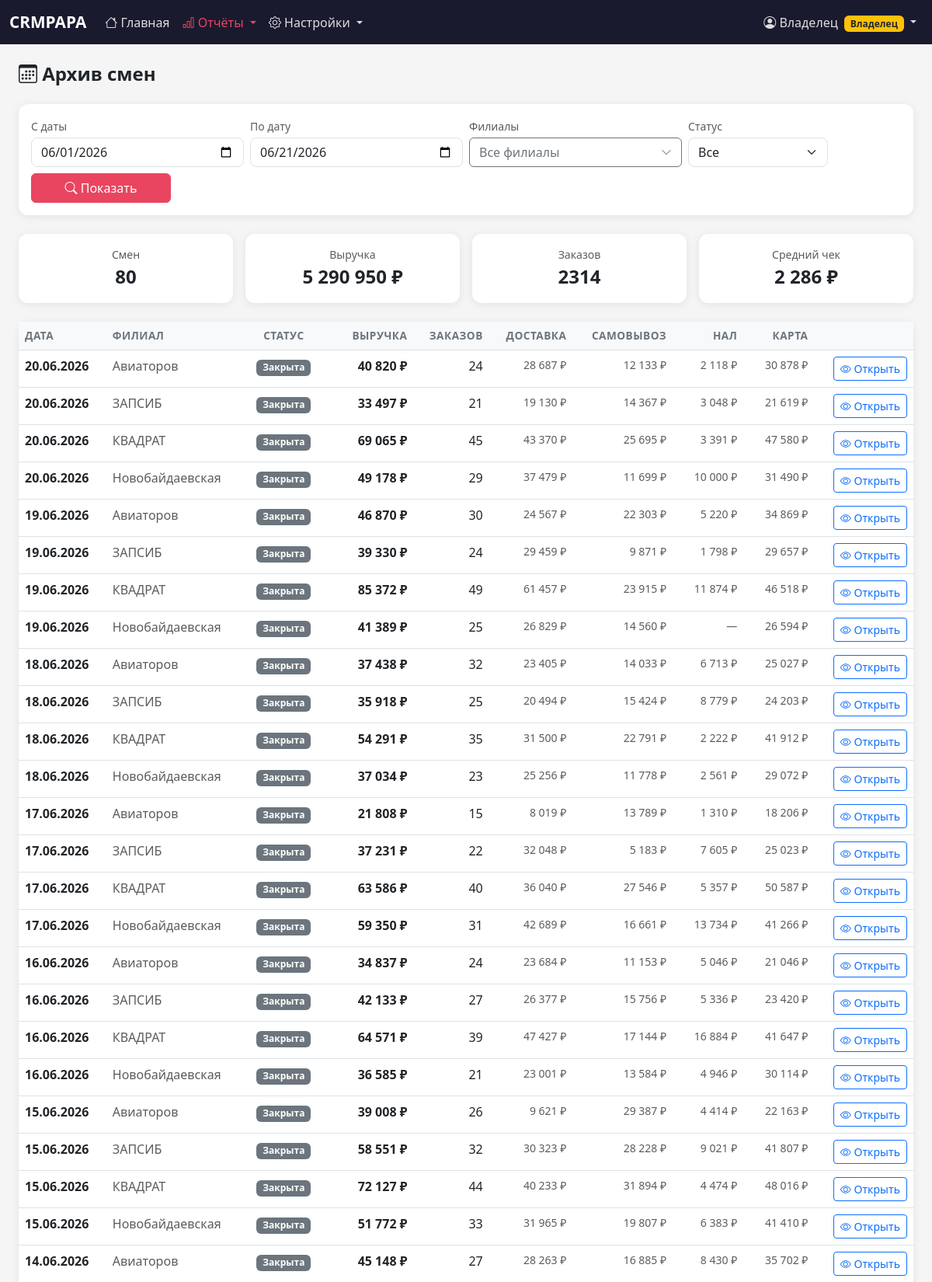
The page /shifts (signed in, upper part) on the database its author committed.
### tables this page shows
CREATE TABLE shifts (
    id INTEGER PRIMARY KEY AUTOINCREMENT,
    branch_id INTEGER NOT NULL REFERENCES branches(id),
    date DATE NOT NULL,
    status TEXT DEFAULT 'open' CHECK(status IN ('open', 'closed')),
    opened_by INTEGER REFERENCES users(id),
    closed_by INTEGER REFERENCES users(id),
    opened_at TIMESTAMP DEFAULT CURRENT_TIMESTAMP,
    closed_at TIMESTAMP,
    comment TEXT,
    closed_by_name TEXT,
    UNIQUE(branch_id, date)
);

CREATE TABLE branches (
    id INTEGER PRIMARY KEY AUTOINCREMENT,
    name TEXT NOT NULL,
    is_active INTEGER DEFAULT 1,
    created_at TIMESTAMP DEFAULT CURRENT_TIMESTAMP
, allowed_ip TEXT DEFAULT NULL, merchant_numbers TEXT DEFAULT '');

### app.py (the view)
@app.route('/shifts')
@login_required
def shifts_archive():
    role = session.get('role')
    today = date.today().isoformat()
    month_start = date.today().replace(day=1).isoformat()
    date_from  = request.args.get('date_from', month_start)
    date_to    = request.args.get('date_to',   today)
    branch_ids = [bid for bid in request.args.getlist('branch_ids') if bid.isdigit()]
    status_filter = request.args.get('status', '')
    with get_db() as conn:
        branches = conn.execute(
            'SELECT * FROM branches WHERE is_active=1 ORDER BY name'
        ).fetchall()
        query = '''
            SELECT s.id, s.date, s.status,
                   b.name as branch_name,
                   COALESCE(r.total_revenue, 0)       as revenue,
                   COALESCE(r.delivery_orders, 0) +
                   COALESCE(r.pickup_orders, 0)        as orders,
                   COALESCE(r.delivery_revenue, 0)     as delivery_revenue,
                   COALESCE(r.pickup_revenue, 0)       as pickup_revenue,
                   COALESCE(r.cash_amount, 0)          as cash_amount,
                   COALESCE(r.card_amount, 0)          as card_amount,
                   s.opened_at, s.closed_at,
                   s.closed_by_name
            FROM shifts s
            JOIN branches b ON b.id = s.branch_id
            LEFT JOIN shift_revenue r ON r.shift_id = s.id
            WHERE s.date BETWEEN ? AND ?
        '''
        params = [date_from, date_to]
        if role != 'owner':
            bids = _session_branch_ids()
            if bids:
                ids_str = ','.join(str(int(b)) for b in bids)
                query += f' AND s.branch_id IN ({ids_str})'
        elif branch_ids:
            ids_str = ','.join(str(int(bid)) for bid in branch_ids)
            query += f' AND s.branch_id IN ({ids_str})'
        if status_filter:
            query += ' AND s.status = ?'
            params.append(status_filter)
        query += ' ORDER BY s.date DESC, b.name'
        shifts = conn.execute(query, params).fetchall()
        total_revenue = sum(s['revenue'] for s in shifts)
        total_orders  = sum(s['orders']  for s in shifts)
    return render_template('shifts_archive.html',
        shifts=shifts, branches=branches,
        date_from=date_from, date_to=date_to,
        selected_branches=branch_ids, status_filter=status_filter,
        total_revenue=total_revenue, total_orders=total_orders,
        is_owner=(role == 'owner'),
        branch_groups=get_branch_groups(conn))

### app.py (called while the page is built, shortened)
def get_db():
    conn = sqlite3.connect(DATABASE, timeout=10)
    conn.row_factory = sqlite3.Row
    conn.execute('PRAGMA foreign_keys = ON')
    conn.execute('PRAGMA busy_timeout = 10000')
    conn.execute('PRAGMA journal_mode = WAL')
    return conn

def get_branch_groups(conn):
    groups = conn.execute(
        'SELECT * FROM branch_groups ORDER BY sort_order, name'
    ).fetchall()
    result = []
    return result

def login_required(f):
    @wraps(f)
    def decorated(*args, **kwargs):
        if 'user_id' not in session:
            return redirect(url_for('login'))
        return f(*args, **kwargs)
    return decorated

@app.template_filter('date_fmt')
def date_fmt(value):
    if not value:
        return ''
    try:
        dt = datetime.strptime(str(value)[:10], '%Y-%m-%d')
        return dt.strftime('%d.%m.%Y')
    except Exception:
        return value

@app.context_processor
def inject_globals():
    return {'now': datetime.now}

### templates/shifts_archive.html (shortened to what this page needs)
{% extends 'base.html' %}
{% block content %}
<div class="d-flex justify-content-between align-items-center mb-4">
    <h4 class="fw-bold mb-0"><i class="bi bi-calendar3"></i> Архив смен</h4>
</div>
<div class="card mb-4">
    <div class="card-body py-3">
        <form method="GET" class="row g-2 align-items-end">
            <div class="col-sm-3 col-6">
                <label class="form-label small text-muted mb-1">С даты</label>
                <input type="date" name="date_from" class="form-control" value="{{ date_from }}">
            </div>
            <div class="col-sm-3 col-6">
                <label class="form-label small text-muted mb-1">По дату</label>
                <input type="date" name="date_to" class="form-control" value="{{ date_to }}">
            </div>
            {% if is_owner %}
            <div class="col-sm-3 col-12">
                <label class="form-label small text-muted mb-1">Филиалы</label>
                <div class="dropdown">
                    <button type="button" class="btn btn-outline-secondary w-100 text-start d-flex justify-content-between align-items-center"
                            id="branchDropdownBtn" data-bs-toggle="dropdown" data-bs-auto-close="outside" aria-expanded="false">
                        <span id="branchBtnLabel">{% if selected_branches %}Выбрано: {{ selected_branches|length }}{% else %}Все филиалы{% endif %}</span>
                        <i class="bi bi-chevron-down ms-2 small"></i>
                    </button>
                </div>
            </div>
            {% endif %}
            <div class="col-sm-2 col-6">
                <label class="form-label small text-muted mb-1">Статус</label>
                <select name="status" class="form-select">
                    <option value="">Все</option>
                </select>
            </div>
            <div class="col-sm-2 col-12">
                <button type="submit" class="btn btn-primary w-100">
                    <i class="bi bi-search"></i> Показать
                </button>
            </div>
        </form>
    </div>
</div>
{% if shifts %}
<div class="row g-3 mb-4">
    <div class="col-sm-3 col-6">
        <div class="card text-center py-3">
            <div class="text-muted small">Смен</div>
            <div class="fw-bold fs-4">{{ shifts | length }}</div>
        </div>
    </div>
    <div class="col-sm-3 col-6">
        <div class="card text-center py-3">
            <div class="text-muted small">Выручка</div>
            <div class="fw-bold fs-4">{{ "{:,.0f}".format(total_revenue).replace(',', ' ') }} ₽</div>
        </div>
    </div>
    <div class="col-sm-3 col-6">
        <div class="card text-center py-3">
            <div class="text-muted small">Заказов</div>
            <div class="fw-bold fs-4">{{ total_orders }}</div>
        </div>
    </div>
    <div class="col-sm-3 col-6">
        <div class="card text-center py-3">
            <div class="text-muted small">Средний чек</div>
            <div class="fw-bold fs-4">
                {% if total_orders > 0 %}
                    {{ "{:,.0f}".format(total_revenue / total_orders).replace(',', ' ') }} ₽
                {% else %}—{% endif %}
            </div>
        </div>
    </div>
</div>
<div class="card">
    <div class="card-body p-0">
        <div class="table-responsive">
            <table class="table table-hover mb-0">
                <thead class="table-light">
                    <tr>
                        <th>Дата</th>
                        {% if is_owner %}<th>Филиал</th>{% endif %}
                        <th class="text-center">Статус</th>
                        <th class="text-end">Выручка</th>
                        <th class="text-end">Заказов</th>
                        <th class="text-end">Доставка</th>
                        <th class="text-end">Самовывоз</th>
                        <th class="text-end">Нал</th>
                        <th class="text-end">Карта</th>
                        <th></th>
                    </tr>
                </thead>
                <tbody>
                {% for s in shifts %}
                <tr>
                    <td class="fw-semibold">{{ s.date | date_fmt }}</td>
                    {% if is_owner %}<td class="text-muted">{{ s.branch_name }}</td>{% endif %}
                    <td class="text-center">
                        {% if s.status == 'open' %}
                            <span class="badge bg-success">Открыта</span>
                        {% else %}
                            <span class="badge bg-secondary">Закрыта</span>
                        {% endif %}
                    </td>
                    <td class="text-end fw-semibold">
                        {% if s.revenue %}{{ "{:,.0f}".format(s.revenue).replace(',', ' ') }} ₽{% else %}—{% endif %}
                    </td>
                    <td class="text-end">{{ s.orders if s.orders else '—' }}</td>
                    <td class="text-end text-muted small">
                        {% if s.delivery_revenue %}{{ "{:,.0f}".format(s.delivery_revenue).replace(',', ' ') }} ₽{% else %}—{% endif %}
                    </td>
                    <td class="text-end text-muted small">
                        {% if s.pickup_revenue %}{{ "{:,.0f}".format(s.pickup_revenue).replace(',', ' ') }} ₽{% else %}—{% endif %}
                    </td>
                    <td class="text-end text-muted small">
                        {% if s.cash_amount %}{{ "{:,.0f}".format(s.cash_amount).replace(',', ' ') }} ₽{% else %}—{% endif %}
                    </td>
                    <td class="text-end text-muted small">
                        {% if s.card_amount %}{{ "{:,.0f}".format(s.card_amount).replace(',', ' ') }} ₽{% else %}—{% endif %}
                    </td>
                    <td class="text-end">
                        <a href="{{ url_for('shift_view', shift_id=s.id) }}"
                           class="btn btn-sm btn-outline-primary">
                            <i class="bi bi-eye"></i> Открыть
                        </a>
                    </td>
                </tr>
                {% endfor %}
                </tbody>
            </table>
        </div>
    </div>
</div>
{% endif %}
{% endblock %}

### templates/base.html (style rules this page uses)
body { background: #f5f5f5; font-family: 'Segoe UI', system-ui, sans-serif; }
.card { border: none; box-shadow: 0 2px 12px rgba(0,0,0,0.08); border-radius: 12px; }
.btn-primary { background: #e94560; border-color: #e94560; }
.table th { font-size: 0.85rem; color: #6c757d; font-weight: 600; text-transform: uppercase; letter-spacing: 0.5px; }
.form-control, .form-select { border-radius: 8px; }

### rows shown on the page
shifts: date "20.06.2026", branch_name "Авиаторов", status "Закрыта", revenue "40 820", orders "24", delivery_revenue "28 687", pickup_revenue "12 133", cash_amount "2 118", card_amount "30 878"
shifts: date "20.06.2026", branch_name "ЗАПСИБ", status "Закрыта", revenue "33 497", orders "21", delivery_revenue "19 130", pickup_revenue "14 367", cash_amount "3 048", card_amount "21 619"
shifts: date "20.06.2026", branch_name "КВАДРАТ", status "Закрыта", revenue "69 065", orders "45", delivery_revenue "43 370", pickup_revenue "25 695", cash_amount "3 391", card_amount "47 580"
shifts: date "20.06.2026", branch_name "Новобайдаевская", status "Закрыта", revenue "49 178", orders "29", delivery_revenue "37 479", pickup_revenue "11 699", cash_amount "10 000", card_amount "31 490"
shifts: date "19.06.2026", branch_name "Авиаторов", status "Закрыта", revenue "46 870", orders "30", delivery_revenue "24 567", pickup_revenue "22 303", cash_amount "5 220", card_amount "34 869"
shifts: date "19.06.2026", branch_name "ЗАПСИБ", status "Закрыта", revenue "39 330", orders "24", delivery_revenue "29 459", pickup_revenue "9 871", cash_amount "1 798", card_amount "29 657"
shifts: date "19.06.2026", branch_name "КВАДРАТ", status "Закрыта", revenue "85 372", orders "49", delivery_revenue "61 457", pickup_revenue "23 915", cash_amount "11 874", card_amount "46 518"
shifts: date "19.06.2026", branch_name "Новобайдаевская", status "Закрыта", revenue "41 389", orders "25", delivery_revenue "26 829", pickup_revenue "14 560", card_amount "26 594"
shifts: date "18.06.2026", branch_name "Авиаторов", status "Закрыта", revenue "37 438", orders "32", delivery_revenue "23 405", pickup_revenue "14 033", cash_amount "6 713", card_amount "25 027"
shifts: date "18.06.2026", branch_name "ЗАПСИБ", status "Закрыта", revenue "35 918", orders "25", delivery_revenue "20 494", pickup_revenue "15 424", cash_amount "8 779", card_amount "24 203"
shifts: date "18.06.2026", branch_name "КВАДРАТ", status "Закрыта", revenue "54 291", orders "35", delivery_revenue "31 500", pickup_revenue "22 791", cash_amount "2 222", card_amount "41 912"
shifts: date "18.06.2026", branch_name "Новобайдаевская", status "Закрыта", revenue "37 034", orders "23", delivery_revenue "25 256", pickup_revenue "11 778", cash_amount "2 561", card_amount "29 072"
shifts: date "17.06.2026", branch_name "Авиаторов", status "Закрыта", revenue "21 808", orders "15", delivery_revenue "8 019", pickup_revenue "13 789", cash_amount "1 310", card_amount "18 206"
shifts: date "17.06.2026", branch_name "ЗАПСИБ", status "Закрыта", revenue "37 231", orders "22", delivery_revenue "32 048", pickup_revenue "5 183", cash_amount "7 605", card_amount "25 023"
shifts: date "17.06.2026", branch_name "КВАДРАТ", status "Закрыта", revenue "63 586", orders "40", delivery_revenue "36 040", pickup_revenue "27 546", cash_amount "5 357", card_amount "50 587"
shifts: date "17.06.2026", branch_name "Новобайдаевская", status "Закрыта", revenue "59 350", orders "31", delivery_revenue "42 689", pickup_revenue "16 661", cash_amount "13 734", card_amount "41 266"
shifts: date "16.06.2026", branch_name "Авиаторов", status "Закрыта", revenue "34 837", orders "24", delivery_revenue "23 684", pickup_revenue "11 153", cash_amount "5 046", card_amount "21 046"
shifts: date "16.06.2026", branch_name "ЗАПСИБ", status "Закрыта", revenue "42 133", orders "27", delivery_revenue "26 377", pickup_revenue "15 756", cash_amount "5 336", card_amount "23 420"
shifts: date "16.06.2026", branch_name "КВАДРАТ", status "Закрыта", revenue "64 571", orders "39", delivery_revenue "47 427", pickup_revenue "17 144", cash_amount "16 884", card_amount "41 647"
shifts: date "16.06.2026", branch_name "Новобайдаевская", status "Закрыта", revenue "36 585", orders "21", delivery_revenue "23 001", pickup_revenue "13 584", cash_amount "4 946", card_amount "30 114"
shifts: date "15.06.2026", branch_name "Авиаторов", status "Закрыта", revenue "39 008", orders "26", delivery_revenue "9 621", pickup_revenue "29 387", cash_amount "4 414", card_amount "22 163"
shifts: date "15.06.2026", branch_name "ЗАПСИБ", status "Закрыта", revenue "58 551", orders "32", delivery_revenue "30 323", pickup_revenue "28 228", cash_amount "9 021", card_amount "41 807"
shifts: date "15.06.2026", branch_name "КВАДРАТ", status "Закрыта", revenue "72 127", orders "44", delivery_revenue "40 233", pickup_revenue "31 894", cash_amount "4 474", card_amount "48 016"
shifts: date "15.06.2026", branch_name "Новобайдаевская", status "Закрыта", revenue "51 772", orders "33", delivery_revenue "31 965", pickup_revenue "19 807", cash_amount "6 383", card_amount "41 410"
shifts: date "14.06.2026", branch_name "Авиаторов", status "Закрыта", revenue "45 148", orders "27", delivery_revenue "28 263", pickup_revenue "16 885", cash_amount "8 430", card_amount "35 702"

### other values the page prints
{{ session.get('full_name') }} "Владелец"
{{ shifts | length }} "80"
{{ "{:,.0f}".format(total_revenue).replace(',', ' ') }} "5 290 950"
{{ total_orders }} "2314"
{{ "{:,.0f}".format(total_revenue / total_orders).replace(',', ' ') }} "2 286"
